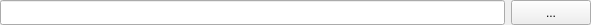
<?xml version="1.0" encoding="UTF-8"?>
<ui version="4.0">
 <class>SelectDirectoryWidget</class>
 <widget class="QWidget" name="SelectDirectoryWidget">
  <property name="geometry">
   <rect>
    <x>0</x>
    <y>0</y>
    <width>591</width>
    <height>25</height>
   </rect>
  </property>
  <property name="windowTitle">
   <string/>
  </property>
  <layout class="QGridLayout" name="gridLayout">
   <property name="margin">
    <number>0</number>
   </property>
   <item row="0" column="0">
    <layout class="QHBoxLayout" name="horizontalLayout">
     <item>
      <widget class="QLineEdit" name="DirPath_">
       <property name="sizePolicy">
        <sizepolicy hsizetype="Expanding" vsizetype="Expanding">
         <horstretch>0</horstretch>
         <verstretch>0</verstretch>
        </sizepolicy>
       </property>
       <property name="readOnly">
        <bool>true</bool>
       </property>
      </widget>
     </item>
     <item>
      <widget class="QPushButton" name="OpenDir_">
       <property name="sizePolicy">
        <sizepolicy hsizetype="Minimum" vsizetype="Expanding">
         <horstretch>0</horstretch>
         <verstretch>0</verstretch>
        </sizepolicy>
       </property>
       <property name="text">
        <string>...</string>
       </property>
      </widget>
     </item>
    </layout>
   </item>
  </layout>
 </widget>
 <resources/>
 <connections/>
</ui>
